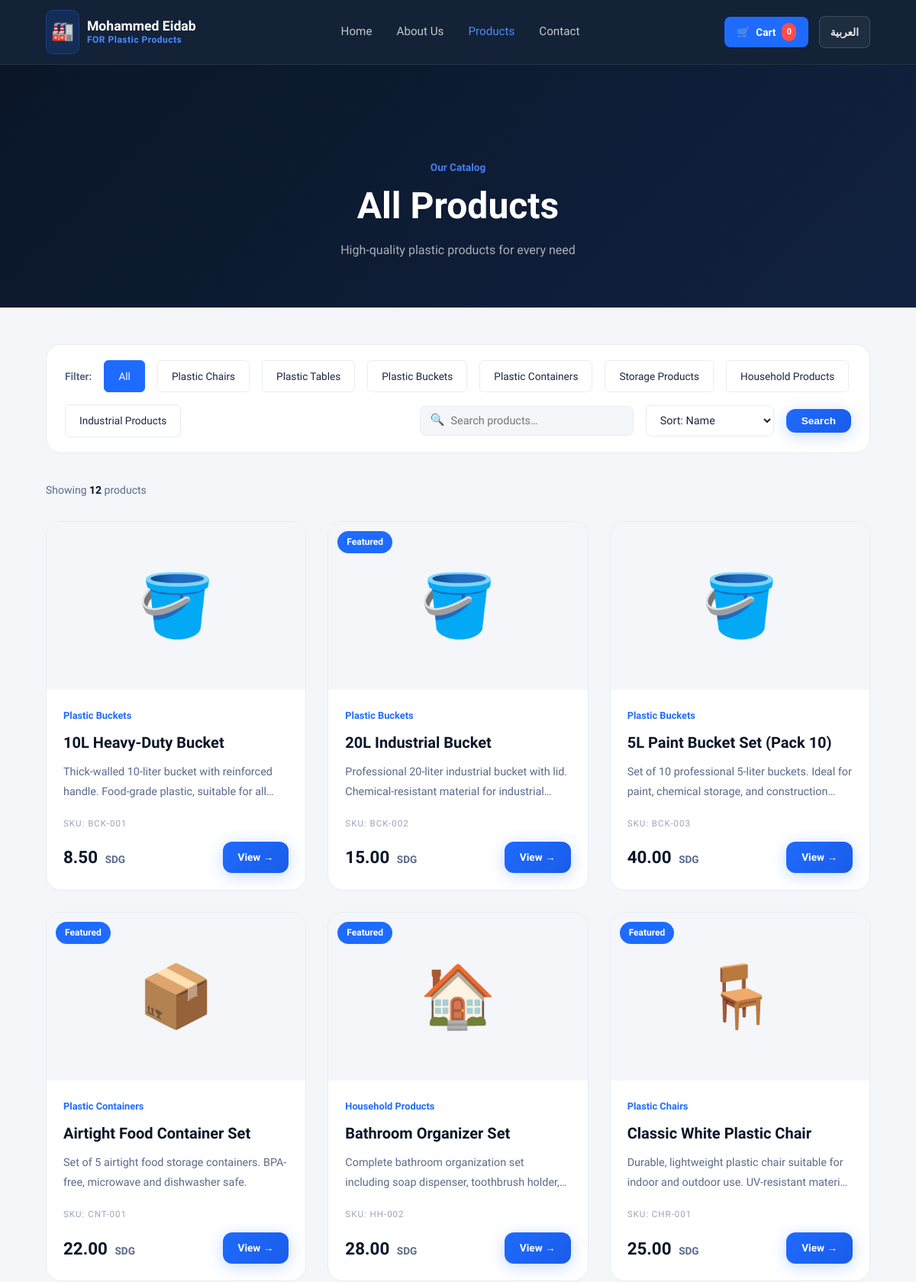
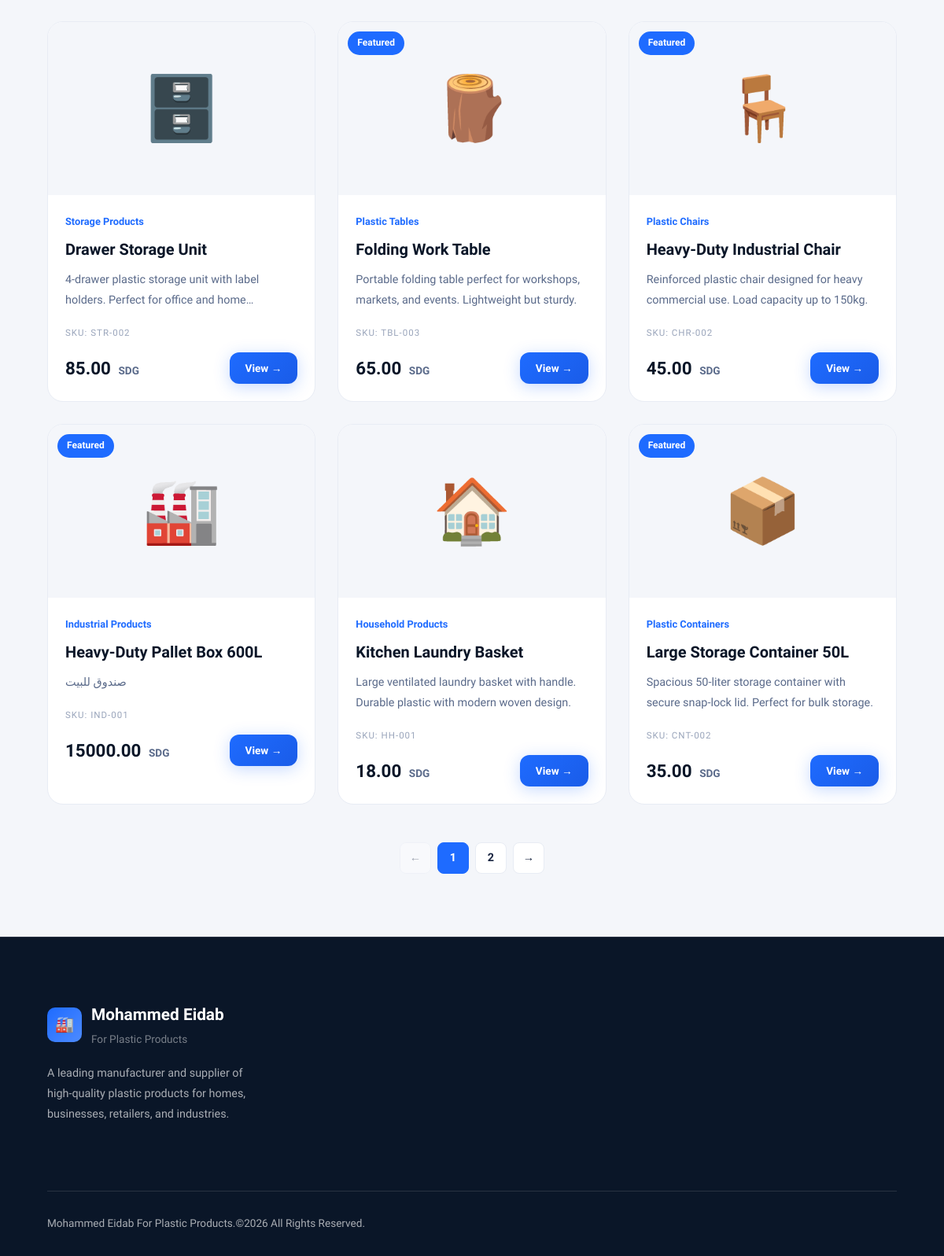
Page /products on the committed database (2 pictures, top to bottom).
### models.py (models this page shows, shortened)
class Product(db.Model):
    __tablename__ = 'products'
    id = db.Column(db.Integer, primary_key=True)
    name = db.Column(db.String(200), nullable=False)
    name_ar = db.Column(db.String(200))
    category = db.Column(db.String(100), nullable=False, index=True)
    description = db.Column(db.Text)
    price = db.Column(db.Numeric(10, 2), nullable=False)
    stock = db.Column(db.Integer, default=0)
    image = db.Column(db.String(300), default='default.jpg')
    sku = db.Column(db.String(50), unique=True, index=True)
    weight = db.Column(db.String(50))
    dimensions = db.Column(db.String(100))
    material = db.Column(db.String(100), default='High-Quality Plastic')
    color = db.Column(db.String(100))
    is_featured = db.Column(db.Boolean, default=False, index=True)
    is_active = db.Column(db.Boolean, default=True, index=True)
    created_at = db.Column(db.DateTime, default=get_utc_now)
    order_items = db.relationship('OrderItem', backref='product', lazy=True)

### app.py (the view)
@app.route('/products')
def products():
    page = request.args.get('page', 1, type=int)
    category = request.args.get('category', '')
    search = request.args.get('search', '').strip()
    sort = request.args.get('sort', 'name')
    per_page = 12
    query = Product.query.filter_by(is_active=True)
    if category:
        query = query.filter_by(category=category)
    if search:
        query = query.filter(Product.name.ilike(f'%{search}%'))
    if sort == 'price_asc':
        query = query.order_by(Product.price.asc())
    elif sort == 'price_desc':
        query = query.order_by(Product.price.desc())
    else:
        query = query.order_by(Product.name.asc())
    pagination = query.paginate(page=page, per_page=per_page, error_out=False)
    categories = db.session.query(Product.category).filter_by(is_active=True).distinct().all()
    return render_template(
        'products.html',
        products=pagination.items,
        pagination=pagination,
        categories=[c[0] for c in categories],
        current_category=category,
        search=search,
        sort=sort,
    )

### app.py (called while the page is built)
@app.context_processor
def inject_translations():
    lang = session.get('lang', 'en')
    return dict(
        t=TRANSLATIONS.get(lang, TRANSLATIONS['en']),
        current_lang=lang,
    )

### templates/products.html (shortened to what this page needs)
{% extends "base.html" %}
{% block content %}
{% set cat_translations = {
  'Plastic Chairs': 'كراسي بلاستيكية',
  'Plastic Tables': 'طاولات بلاستيكية',
  'Plastic Buckets': 'جراكن وجرادل',
  'Plastic Containers': 'حافظات وبوكسات',
  'Storage Products': 'صناديق تخزين',
  'Household Products': 'أدوات منزلية',
  'Industrial Products': 'منتجات صناعية'
} %}
<div class="page-hero">
  <span class="section-eyebrow catalog-eyebrow">
    {% if current_lang == 'ar' %}كتالوج المنتجات{% else %}Our Catalog{% endif %}
  </span>
  <h1>{% if current_lang == 'ar' %}جميع المنتجات{% else %}All Products{% endif %}</h1>
  <p>{% if current_lang == 'ar' %}منتجات بلاستيكية عالية الجودة تلبي كافة احتياجاتكم{% else %}High-quality plastic products for every need{% endif %}</p>
</div>
<section class="section section-gray catalog-section">
  <form method="get" action="{{ url_for('products') }}">
    <div class="filters-bar">
      <span class="filter-label">{% if current_lang == 'ar' %}تصفية:{% else %}Filter:{% endif %}</span>
      <a href="{{ url_for('products') }}" class="filter-btn {{ 'active' if not current_category else '' }}">
        {% if current_lang == 'ar' %}الكل{% else %}All{% endif %}
      </a>
      {% for cat in categories %}
      <a href="{{ url_for('products', category=cat, search=search, sort=sort) }}" class="filter-btn {{ 'active' if current_category == cat else '' }}">
        {{ cat_translations.get(cat, cat) if current_lang == 'ar' else cat }}
      </a>
      {% endfor %}
      <div class="search-input-bar">
        <span class="search-icon">🔍</span>
        <input type="text" name="search" placeholder="{% if current_lang == 'ar' %}ابحث عن منتج...{% else %}Search products…{% endif %}" value="{{ search }}">
      </div>
      <select name="sort" class="sort-select" onchange="this.form.submit()">
        <option value="name" {{ 'selected' if sort == 'name' }}>
          {% if current_lang == 'ar' %}الترتيب: الاسم{% else %}Sort: Name{% endif %}
        </option>
      </select>
      <button type="submit" class="btn btn-primary btn-sm">{% if current_lang == 'ar' %}بحث{% else %}Search{% endif %}</button>
    </div>
  </form>
  <div class="product-count-summary">
    {% if current_lang == 'ar' %}
      عرض <strong class="count-highlight-navy">{{ products|length }}</strong> منتجاً
      {% if current_category %} في قسم <strong class="count-highlight-accent">{{ cat_translations.get(current_category, current_category) }}</strong>{% endif %}
      {% if search %} عن "<strong class="count-highlight-navy">{{ search }}</strong>"{% endif %}
    {% else %}
      Showing <strong class="count-highlight-navy">{{ products|length }}</strong> products
    {% endif %}
  </div>
  {% if products %}
  {% set cat_emojis = {'Plastic Chairs': '🪑', 'Plastic Tables': '🪵', 'Plastic Buckets': '🪣', 'Plastic Containers': '📦', 'Storage Products': '🗄️', 'Household Products': '🏠', 'Industrial Products': '🏭'} %}
  <div class="products-grid">
    {% for product in products %}
    <div class="product-card" data-href="{{ url_for('product_detail', product_id=product.id) }}" onclick="window.location.href=this.dataset.href">
      <div class="product-card-img">
        <div class="product-emoji">{{ cat_emojis.get(product.category, '📦') }}</div>
        {% if product.is_featured %}
        <div class="product-card-badge">{% if current_lang == 'ar' %}مميز{% else %}Featured{% endif %}</div>
        {% endif %}
      </div>
      <div class="product-card-body">
        <div class="product-card-category">
          {{ cat_translations.get(product.category, product.category) if current_lang == 'ar' else product.category }}
        </div>
        <div class="product-card-name">{{ product.name }}</div>
        <div class="product-card-desc">{{ product.description }}</div>
        {% if product.sku %}
        <div class="product-sku-meta">
          {% if current_lang == 'ar' %}رمز المنتج (SKU):{% else %}SKU:{% endif %} {{ product.sku }}
        </div>
        {% endif %}
        <div class="product-card-footer">
          <div class="product-price">
            {{ "%.2f"|format(product.price) }}
            <span>{% if current_lang == 'ar' %}جنيه{% else %}SDG{% endif %}</span>
          </div>
          <a href="{{ url_for('product_detail', product_id=product.id) }}" class="btn btn-primary btn-sm" onclick="event.stopPropagation()">
            {% if current_lang == 'ar' %}عرض التفاصيل{% else %}View →
            {% endif %}
          </a>
        </div>
      </div>
    </div>
    {% endfor %}
  </div>
  {% if pagination.pages > 1 %}
  <div class="pagination">
    {% if pagination.has_prev %}
    <a href="{{ url_for('products', page=pagination.prev_num, category=current_category, search=search, sort=sort) }}" class="page-btn">←</a>
    {% else %}
    <span class="page-btn disabled">←</span>
    {% endif %}
    {% for p in pagination.iter_pages(left_edge=1, right_edge=1, left_current=2, right_current=2) %}
      {% if p %}
        <a href="{{ url_for('products', page=p, category=current_category, search=search, sort=sort) }}" class="page-btn {{ 'active' if p == pagination.page }}">{{ p }}</a>
      {% else %}
        <span class="page-btn disabled">…</span>
      {% endif %}
    {% endfor %}
    {% if pagination.has_next %}
    <a href="{{ url_for('products', page=pagination.next_num, category=current_category, search=search, sort=sort) }}" class="page-btn">→</a>
    {% else %}
    <span class="page-btn disabled">→</span>
    {% endif %}
  </div>
  {% endif %}
  {% endif %}
</section>
{% endblock %}

### templates/base.html (style rules this page uses)
html, body { overflow-x: hidden !important; max-width: 100% !important; width: 100% !important; }

### templates/products.html (style rules this page uses)
.catalog-eyebrow { color: rgba(77, 139, 255, 0.9); }
.catalog-section { padding-top: 48px; }
.product-count-summary { margin-bottom: 28px; color: var(--text-light); font-size: 0.875rem; }
.count-highlight-navy { color: var(--navy); }
.product-sku-meta { font-size: 0.72rem; color: var(--gray); margin-bottom: 14px; letter-spacing: 1px; }

### rows in the picture
Product: get "🪣", category "Plastic Buckets", name "10L Heavy-Duty Bucket", description "Thick-walled 10-liter bucket with reinforced handle. Food-grade plastic, suitable for…", sku "BCK-001", price "8.50"
Product: get "🪣", is_featured "Featured", category "Plastic Buckets", name "20L Industrial Bucket", description "Professional 20-liter industrial bucket with lid. Chemical-resistant material for…", sku "BCK-002", price "15.00"
Product: get "🪣", category "Plastic Buckets", name "5L Paint Bucket Set (Pack 10)", description "Set of 10 professional 5-liter buckets. Ideal for paint, chemical storage, and…", sku "BCK-003", price "40.00"
Product: get "📦", is_featured "Featured", category "Plastic Containers", name "Airtight Food Container Set", description "Set of 5 airtight food storage containers. BPA-free, microwave and dishwasher safe.", sku "CNT-001", price "22.00"
Product: get "🏠", is_featured "Featured", category "Household Products", name "Bathroom Organizer Set", description "Complete bathroom organization set including soap dispenser, toothbrush…", sku "HH-002", price "28.00"
Product: get "🪑", is_featured "Featured", category "Plastic Chairs", name "Classic White Plastic Chair", description "Durable, lightweight plastic chair suitable for indoor and outdoor use. UV-resistant…", sku "CHR-001", price "25.00"
Product: get "🗄️", category "Storage Products", name "Drawer Storage Unit", description "4-drawer plastic storage unit with label holders. Perfect for office and…", sku "STR-002", price "85.00"
Product: get "🪵", is_featured "Featured", category "Plastic Tables", name "Folding Work Table", description "Portable folding table perfect for workshops, markets, and events. Lightweight but sturdy.", sku "TBL-003", price "65.00"
Product: get "🪑", is_featured "Featured", category "Plastic Chairs", name "Heavy-Duty Industrial Chair", description "Reinforced plastic chair designed for heavy commercial use. Load capacity up to 150kg.", sku "CHR-002", price "45.00"
Product: get "🏭", is_featured "Featured", category "Industrial Products", name "Heavy-Duty Pallet Box 600L", description "صندوق للبيت", sku "IND-001", price "15000.00"
Product: get "🏠", category "Household Products", name "Kitchen Laundry Basket", description "Large ventilated laundry basket with handle. Durable plastic with modern woven design.", sku "HH-001", price "18.00"
Product: get "📦", is_featured "Featured", category "Plastic Containers", name "Large Storage Container 50L", description "Spacious 50-liter storage container with secure snap-lock lid. Perfect for bulk storage.", sku "CNT-002", price "35.00"

### other values in the picture
{{ t['nav_home'] }} "Home"
{{ t['nav_about'] }} "About Us"
{{ t['nav_products'] }} "Products"
{{ t['nav_contact'] }} "Contact"
{{ t['nav_cart'] }} "Cart"
{{ cat_translations.get(cat, cat) if current_lang == 'ar' else cat }} "Plastic Chairs" "Plastic Tables" "Plastic Buckets" "Plastic Containers" "Storage Products" "Household Products" "Industrial Products"
{{ products|length }} "12"
{{ p }} "1" "2"
{{ t['footer_rights'] }} "All Rights Reserved."
